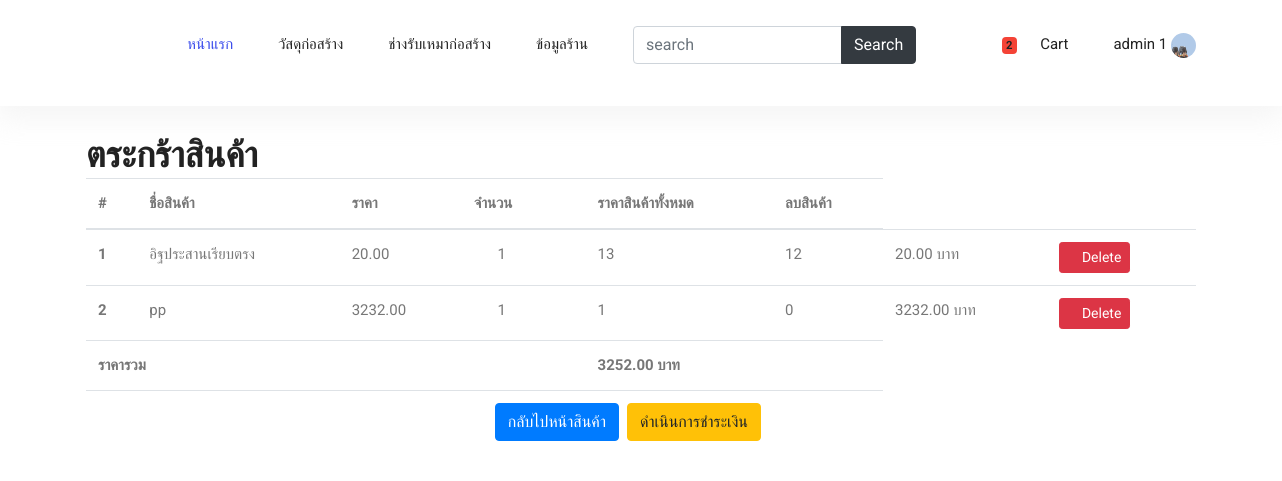
Before: /order-summary/ (signed in) with the older database file.
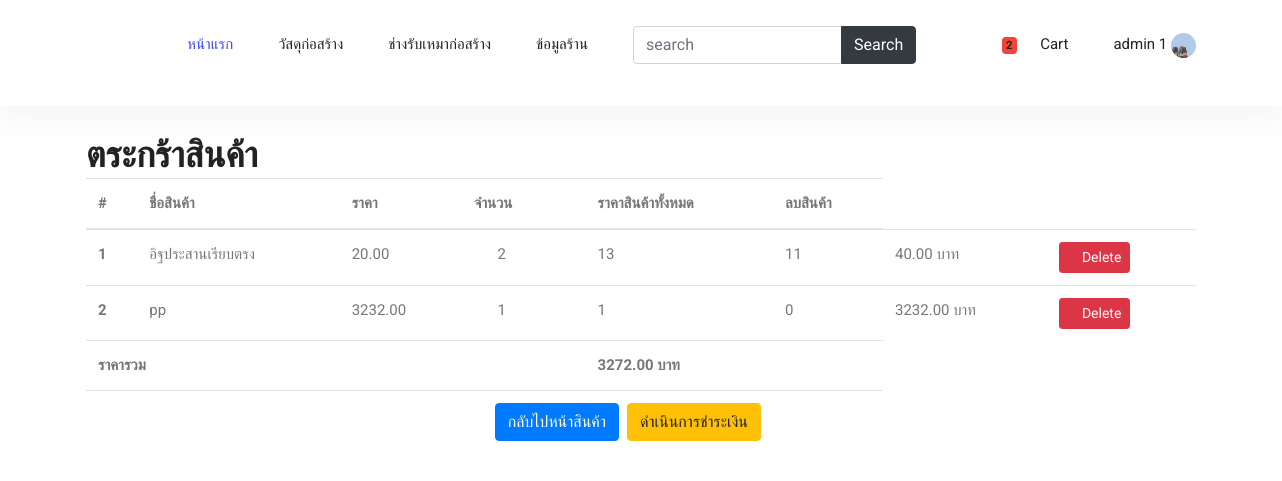
After: the same page with the newer database file.
### api/models.py (models this page shows, shortened)
class OrderItem(models.Model):
    user = models.ForeignKey(Users, on_delete=models.CASCADE)
    product = models.ForeignKey(Product, on_delete=models.CASCADE)
    quantity = models.IntegerField(default=1)
    ordered = models.BooleanField(default=False)
    def get_total_product_price(self):
        return self.quantity * self.product.price
    def get_quantity(self):
        return self.product.quantity - self.quantity

class Product(models.Model):
    name = models.CharField(max_length=1000,default=' ',verbose_name = 'ชื่อสินค้า')
    price = models.DecimalField(max_digits=7, decimal_places=2)
    product_detail = models.TextField(max_length=10000,default=' ',verbose_name = 'รายละเอียดสินค้า')
    product_img = models.ImageField(upload_to='images/product/', default='images/product/no-img.png' ,verbose_name = 'รูปสินค้า')
    product_type = models.ForeignKey(Product_Type,on_delete=models.CASCADE,verbose_name = 'หมวดหมู่สินค้า') #หมวดหมู่สินค้า
    quantity = models.IntegerField(verbose_name = 'จำนวนสินค้า') #จำนวนสินค้า
    received_quantity = models.IntegerField(default = 0, null = True, blank = True) #ตัวแปรเพิ่มจำนวนสินค้าในสต๊อก
    quantityS = models.IntegerField(default = 0, null = True, blank = True)
    class Meta:
        verbose_name = 'สินค้า'

class Order(models.Model):
    user = models.ForeignKey(Users, on_delete=models.CASCADE, null=True)
    money_status = models.ForeignKey(Money_Status,on_delete=models.CASCADE,default=1,null=True,verbose_name = 'สถานะการชำระเงิน') #สถานะการชำระเงิน
    delivery_options = models.ForeignKey(Delivery_Options,verbose_name = 'ตัวเลือกการจัดส่ง',on_delete=models.SET_NULL, blank=True, null=True)
    PAYMENT_CHOICES = (
    ('โอนผ่านบัญชีธนาคาร', 'โอนผ่านบัญชีธนาคาร'),
    ('เงินสด', 'เงินสด')
)
    payment_option = models.CharField(max_length=100,choices=PAYMENT_CHOICES)
    address = models.CharField(max_length=191)
    ordered_date = models.DateTimeField(auto_now_add=True)
    products = models.ManyToManyField(OrderItem)
    ordered = models.BooleanField(default=False,null=True)
    def get_total(self):
        total = 0
        for order_product in self.products.all():
            total += order_product.get_total_product_price()
        return total

### api/views.py (the view)
# urls.py: path('order-summary/', OrderSummaryView.as_view(), name='order-summary'),
class OrderSummaryView(LoginRequiredMixin, View):
    def get(self, *args, **kwargs):
        try:
            order = Order.objects.get(user=self.request.user, ordered=False)
            context = {
                'object': order,
            }
            return render(self.request, 'api/order_summary.html', context)
        except ObjectDoesNotExist:
            messages.warning(self.request, "คุณไม่มีสินค้าในตระกร้าสินค้า")
            return redirect("/")

### api/cart_template_tags.py (called while the page is built)
@register.filter
def cart_item_count(user):
    if user.is_authenticated:
        qs = Order.objects.filter(user=user, ordered=False)
        if qs.exists():
            return qs[0].products.count()
        return 0

### api/templates/api/order_summary.html (shortened to what this page needs)
{% extends "api/base2.html" %}
{% block content %}
  <main>
    <div class="container">
    <div class="table-responsive text-nowrap">
        <br>
    <h2>ตระกร้าสินค้า</h2>
    <table class="table">
        <thead>
        <tr>
            <th scope="col">#</th>
            <th scope="col">ชื่อสินค้า</th>
            <th scope="col">ราคา</th>
            <th scope="col">จำนวน</th>
            <th scope="col">ราคาสินค้าทั้งหมด</th>
            <th scope="col">ลบสินค้า</th>
        </tr>
        </thead>
        <tbody>
        {% for order_product in object.products.all %}
        <tr>
            <th scope="row">{{ forloop.counter }}</th>
            <td>{{ order_product.product.name }}</td>
            <td>{{ order_product.product.price }}</td>
            <td>
                <a href="{%  url 'remove-single-item-from-cart' order_product.product.id %}"><i class="fas fa-minus mr-2"></i></a>
                {{ order_product.quantity }}
                <a href="{% url 'add-to-cart' order_product.product.id %}"><i class="fas fa-plus ml-2"></i></a>
            </td>
            <td>{{order_product.product.quantity}}</td>
            <td>{{order_product.get_quantity}}</td>
            <td>
                    {{ order_product.get_total_product_price }} บาท
                </td>
            <td>
                <a  class="btn btn-sm btn-danger" href="{% url 'remove-from-cart' order_product.product.id  %}"><span class="fa fa-trash" ></span> Delete</a>
            </td>
        </tr>
        {% endfor %}
        {% if object.get_total %}
        <tr>
            <td colspan="4"><b>ราคารวม</b></td>
            <td><b>{{ object.get_total }} บาท</b></td>
            <td></td>
        </tr>
        <tr>
            <td colspan="5">
            <a class='btn btn-warning float-right ml-2' href='/checkout/'>ดำเนินการชำระเงิน</a>
            <a class='btn btn-primary float-right' href='/showProductAll'>กลับไปหน้าสินค้า</a>
            </td>
            <td></td>
        </tr>
        {% endif %}
        </tbody>
    </table>
    </div>
    </div>
  </main>
{% endblock content %}

Changed rows visible on the page:
changed OrderItem "อิฐประสานเรียบตรง": quantity "1" → "2"; get_quantity "12" → "11"; get_total_product_price "20.00" → "40.00"
changed through a linked row, Order: get_total "3252.00" → "3272.00"
